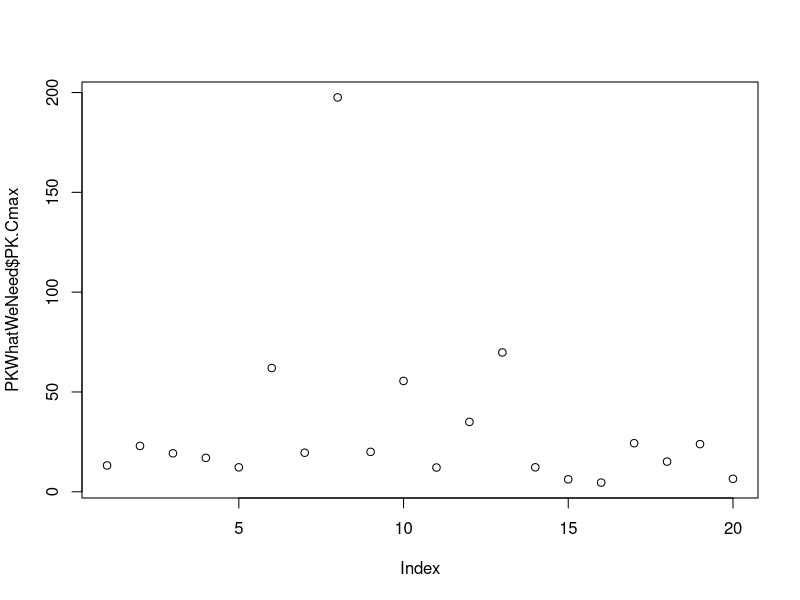

The R script that drew this image:
PK = read.csv("Xproject_Final Parameters Pivoted.csv")
PKWhatWeNeed = data.frame(PK$ID, PK$AUClast, PK$AUCINF_obs, PK$Cmax, PK$Tmax, PK$Lambda_z, PK$Cl_F_obs, PK$Vz_F_obs, PK$MRTlast)
write.csv(PKWhatWeNeed, "Xproject_Final_for_Word.csv", row.names = FALSE)
plot(PKWhatWeNeed$PK.Cmax)
